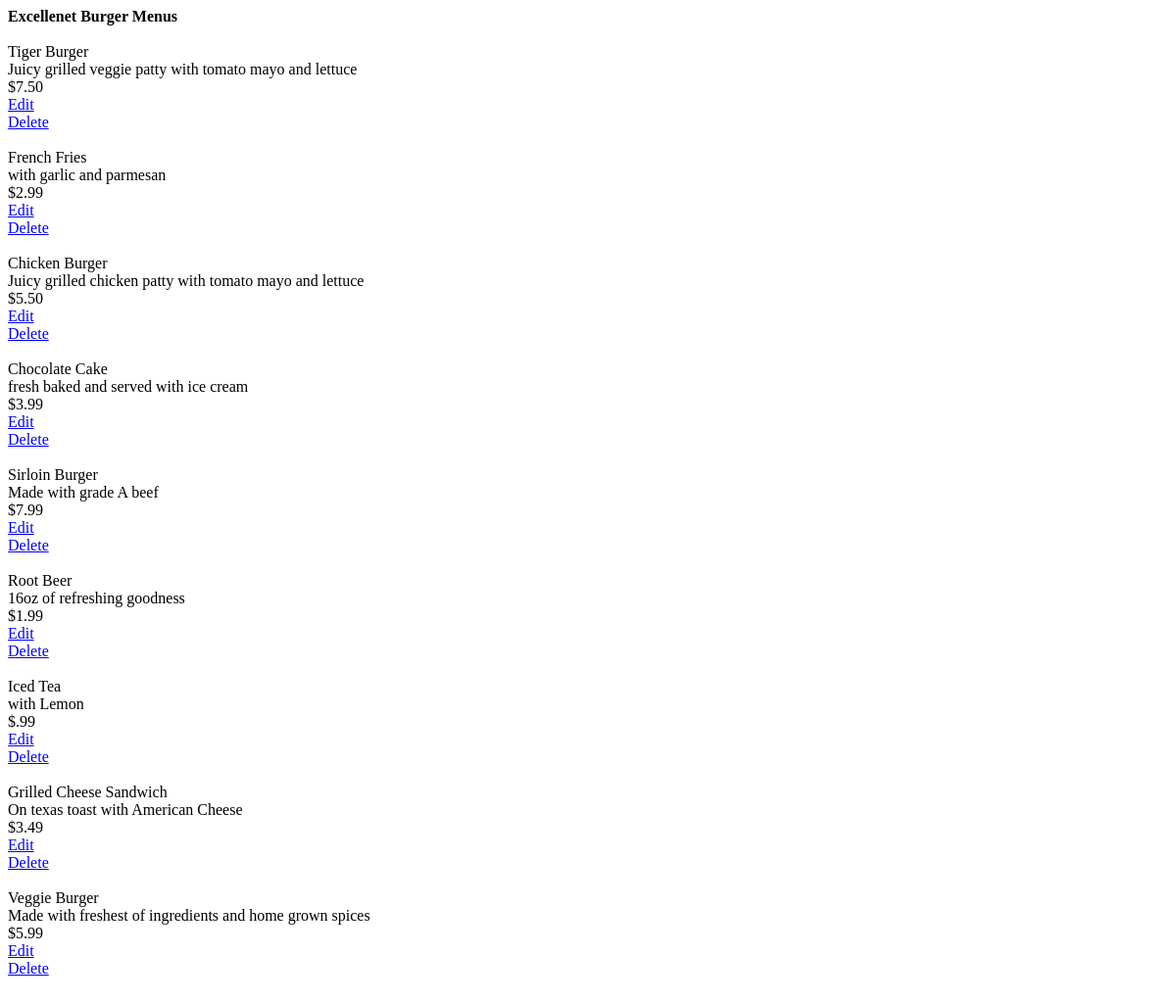
The page /restaurants/1/ on the database as committed earlier.
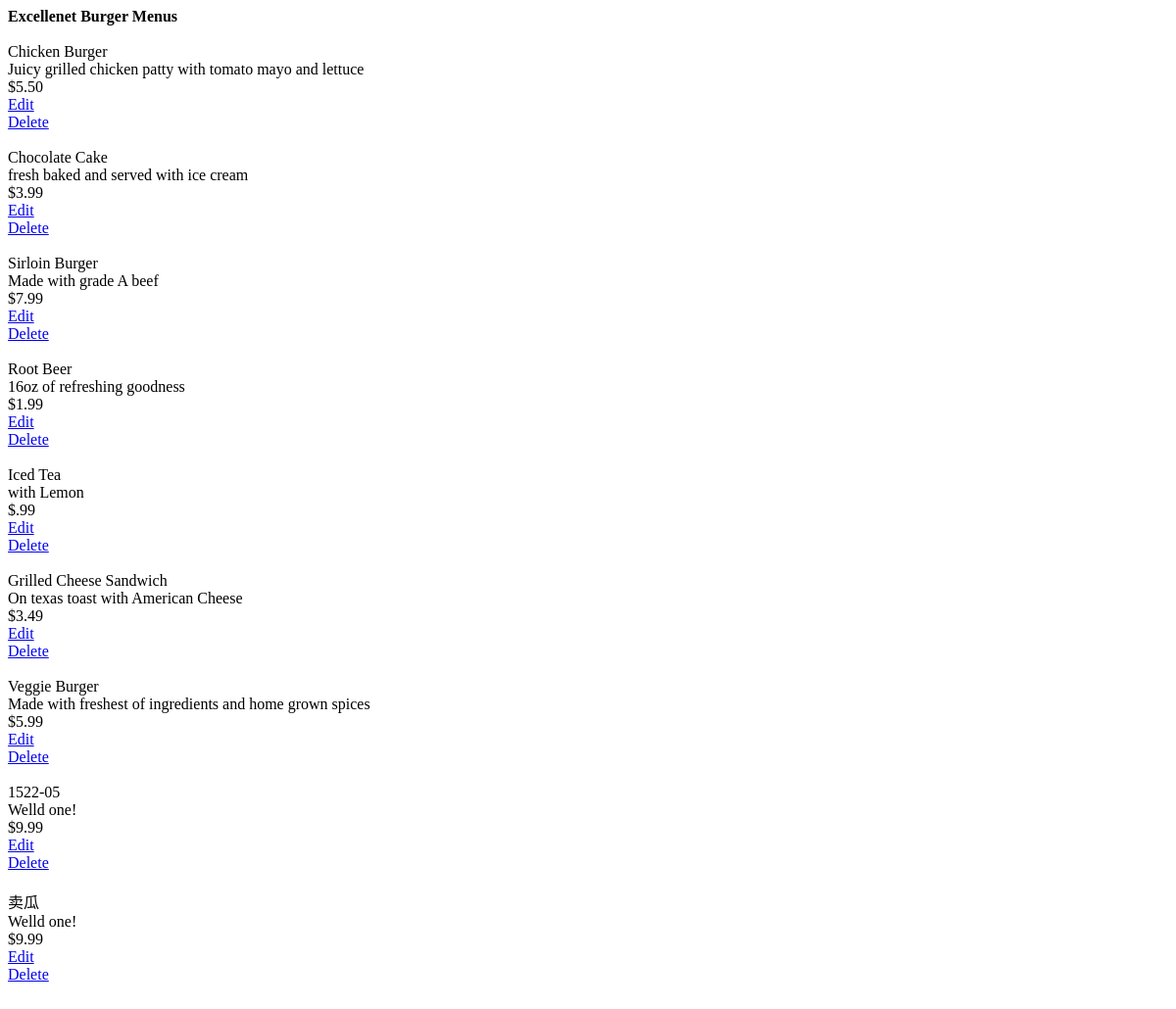
The same page on the database as committed later.
### database_setup.py (models this page shows)
class Restaurant(Base):
    __tablename__='restaurant'
    id = Column(Integer, primary_key=True)
    name=Column(String(50),nullable=False)

class MenuItem(Base):
    __tablename__ = 'menuitem'
    id = Column(Integer,primary_key=True)
    name = Column(String(50))
    description=Column(String(80))
    price = Column(String(10))
    course = Column(String(250))
    restaurant_id = Column(Integer,ForeignKey('restaurant.id'))
    restaurant = relationship(Restaurant)

### finalproject.py (the view)
@app.route('/restaurants/<int:restaurant_id>/')
def listRestaurantMenu(restaurant_id):
    DBSession = sessionmaker(bind=engine)
    session = DBSession()
    myRestaurant = session.query(Restaurant).filter_by(id=restaurant_id).one()
    items = session.query(MenuItem).filter_by(restaurant_id = restaurant_id)
    return render_template('listrestaurantmenus.html',restaurant=myRestaurant, items=items)

### templates/listrestaurantmenus.html
<html>
  <body>
      <Strong> {{restaurant.name}} Menus </Strong>
      <br>
      <br>
      {%  for i in items:%}
      {{i.name}}
      <br>
      {{i.description}}
      <br>
      {{i.price}}
      <br>
      <a href="{{url_for('editRestaurantMenu',restaurant_id=restaurant.id,menu_id=i.id)}}">Edit</a>
      <br>
      <a href="{{url_for('deleteRestaurantMenu',restaurant_id=restaurant.id,menu_id=i.id)}}">Delete</a>
      <br>
      <br>
      {% endfor %}
  </body>
</html>

Rows that differ between the two databases and show on the page:
removed MenuItem: name "Tiger Burger", description "Juicy grilled veggie patty with tomato mayo and lettuce", price "$7.50"
removed MenuItem: name "French Fries", description "with garlic and parmesan", price "$2.99"
added MenuItem: name "1522-05", description "Welld one!", price "$9.99"
added MenuItem: name "卖瓜", description "Welld one!", price "$9.99"
